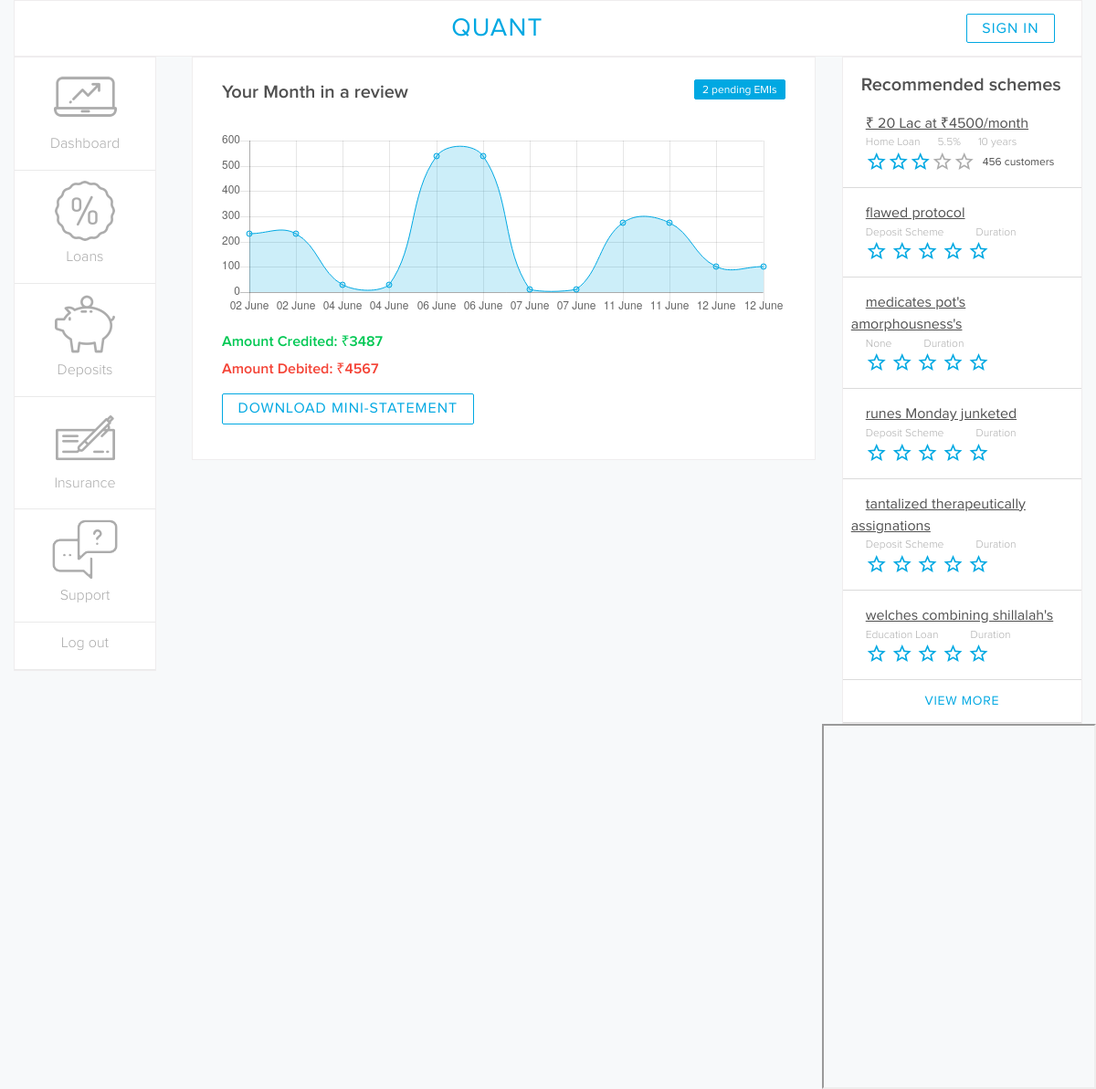
Page /customer/dashboard on the committed database.
### models.py (models this page shows, shortened)
class Review(db.Model):
    __tablename__ = "review"
    id = db.Column(db.Integer, primary_key=True, autoincrement=True)
    created_at = db.Column(db.DateTime, default=datetime.now())
    userid = db.Column(db.Integer, db.ForeignKey('user.id'))
    productid = db.Column(db.String(2), db.ForeignKey('product.id'))
    rating = db.Column(db.Integer, nullable=False)
    title = db.Column(db.String(100), nullable=False)
    comment = db.Column(db.String(500))
    user = relationship("User")
    product = relationship("Product")
    __table_args__ = (
        sqlalchemy.UniqueConstraint("userid", "productid", name="unique_review"),
    )
    @property
    def stars(self):
        return round(float(self.rating))

class Product(db.Model):
    __tablename__ = "product"
    id = db.Column(db.Integer, primary_key=True, autoincrement=True)
    name = db.Column(db.String(50), nullable=False)
    category = db.Column(db.Integer, nullable=False)
    @property
    def product_category(self):
        if self.category == ProductEnum.homeloan.value:
            return "Home Loan"
        elif self.category == ProductEnum.eduloan.value:
            return "Education Loan"
        elif self.category == ProductEnum.deposit_1.value:
            return "Deposit Scheme"

### __init__.py (the view)
@app.route("/customer")
@app.route("/customer/dashboard")
def customer_dashboard():
    start_time = datetime.strptime("01-06-2017", "%d-%m-%Y")
    end_time = datetime.now()
    transactions = Transaction.query.filter(Transaction.timestamp > start_time, Transaction.timestamp < end_time) \
                                    .order_by(sqlalchemy.asc(Transaction.timestamp)) \
                                    .all()
    labels = [trans.timestamp.strftime("%d %B") for trans in transactions]
    dataset = [trans.amount for trans in transactions]
    top_reviews = Review.query.order_by(sqlalchemy.desc(Review.rating)).limit(5).all()
    return render_template("dashboard.html", labels=labels, dataset=dataset, top_reviews=top_reviews)

### templates/dashboard.html (shortened to what this page needs)
{% extends 'customer_base.html' %}
{% block main_content %}
<div class="col-sm-7" id="userstats">
    <h2>Your Month in a review<button>2 pending EMIs </button></h2>
    <div id="expensediv">
        <canvas id="expenses"></canvas>
        <script>
        window.onload = () => {
            var ctx = document.getElementById("expenses").getContext('2d');
            var myChart = new Chart(ctx, {
                type: 'line',
                data: {
                    labels: {{ labels|tojson }},
                    datasets: [{
                        data: {{ dataset|tojson }},
                        backgroundColor: [
                            'rgba(0, 168, 226, 0.2)'
                        ],
                        borderColor: [
                            'rgba(0, 168, 226,1)'
                        ],
                        borderWidth: 1
                    }]
                },
                options: {
                    scales: {
                        yAxes: [{
                            ticks: {
                                beginAtZero:true
                            }
                        }]
                    },
                    responsive: true, maintainAspectRatio: false,legend:{
                        display:false
                    }
                }
            });
        }
        </script>
    </div>
    <div>
        <div id="credit"><p>Amount Credited: ₹3487</p></div>
        <div id="debit">Amount Debited: ₹4567</div>
    </div>
    <button class="quant-btn">Download mini-statement</button>
</div>
{% endblock %}
{% block right_column %}
<div class="col-sm-3" id="trendingmaster">
    <div id="trending">
        <p>Recommended schemes</p>
        <div class="schemecard">
            <a id="name">₹ 20 Lac at ₹4500/month</a>
            <p id="sub">
                <span>Home Loan</span>
                <span>5.5%</span>
                <span>10 years</span>
            </p>
            <div id="stars"><i class="material-icons given">star_border</i><i class="material-icons given">star_border</i><i class="material-icons given">star_border</i><i class="material-icons ngiven">star_border</i><i class="material-icons ngiven">star_border</i><span>456 customers</span></div>
        </div>
        {% for rev in top_reviews %}
        <div class="schemecard">
            <a href="/product/{{ rev.product.id }}" id="name">{{ rev.product.name }}</a>
            <p id="sub">
                <span>{{rev.product.product_category}}</span>
                <span>Duration</span>
            </p>
            <div id="stars">
                {% for i in range(rev.stars) %}
                    <i class="material-icons given">star_border</i>
                {% endfor %}
            </div>
        </div>
        {% endfor %}
        <div class="schemecard">
            <a href="#" id="more">View more</a>
        </div>
    </div>
</div>
{% endblock %}
{% block static_files %}
<link rel="stylesheet" href={{ url_for('static', filename="bootstrap.min.css") }}>
<link rel="stylesheet" href={{ url_for('static', filename="index.css") }} >
{% endblock %}

### templates/customer_base.html (shortened to what this page needs)
<!DOCTYPE html>
<html lang="en">
<head>
</head>
<body>
    <div class="container">
        <div class="row">
            <div class="col-xs-12" id="navbar"><a id="logo-link" href="/customer">Quant</a><button id="signin" class="quant-btn">Sign In</button></div>
        </div>
        <div class="row">
            <div class="col-sm-2" id="sidenavmaster">
                <div id="sidenav">
                    <a href="/customer/dashboard">
                        <div class="option"><img src={{ url_for("static", filename="icons/dashboard-inactive.png") }}>
                            <p>Dashboard</p>
                        </div>
                    </a>
                    <a href="/customer/loans">
                        <div class="option"><img src={{ url_for("static", filename="icons/loan-inactive.png") }}>
                            <p>Loans</p>
                        </div>
                    </a>
                    <a href="/customer/deposits">
                        <div class="option"><img src={{ url_for("static", filename="icons/deposit-inactive.png") }}>
                            <p>Deposits</p>
                        </div>
                    </a>
                    <a href="/customer/insurance">
                        <div class="option"><img src={{ url_for("static", filename="icons/insurance-inactive.png") }}>
                            <p>Insurance</p>
                        </div>
                    </a>
                    <a href="/customer/support">
                        <div class="option"><img src={{ url_for("static", filename="icons/support-inactive.png") }}>
                            <p>Support</p>
                        </div>
                    </a>
                    <div class="option">
                        <p>Log out</p>
                    </div>
                </div>
            </div>
            {% block main_content %} {% endblock %}
            {% block right_column %} {% endblock %}
        <div class="row">
                <iframe
                        width="300"
                        height="400"
                        src="https://console.api.ai/api-client/demo/embedded/f7b8a356-5f41-4845-8447-b22a684ffd46"
                        align = "right">
                        </iframe>
        </div>
    </div>
</body>
</html>
{% block static_files %} {% endblock %}

### static/index.css (style rules this page uses)
:root { --sapphire-blue: #00A8E2; }
body { background-color: #F7F9FA; }
p { margin: 0; }
#navbar { height: 62px; background: #FFFFFF; border: 1px solid #EFEDEE; }
#logo-link { text-align: center; line-height: 28px; margin: 16px auto; font-family: ProximaNova-Regular; font-size: 28px; color: #00A8E2; letter-spacing: 1.17px; text-transform: uppercase; transition-property: all; transition-duration: 0.2s; transition-timing-function: ease-out; }
.quant-btn { margin: 14px 14px 14px 0px; padding: 8px 16.5px; font-family: ProximaNova-Regular; font-size: 16px; color: #00A8E2; text-transform: uppercase; letter-spacing: 1px; background: #FFFFFF; border: 1px solid #00A8E2; transition-property: all; transition-duration: 0.2s; transition-timing-function: ease-out; border-radius: 2px; line-height: 16px; }
#navbar { display: flex; justify-content: flex-end; }
#sidenavmaster { padding: 0; }
#sidenav { width: 80%; background: #FFFFFF; border: 1px solid #EFEDEE; }
.option { display: flex; flex-direction: column; align-items: center; padding: 8px; border-bottom: 1px solid #EAEAEA; }
.option>p { font-family: ProximaNova-Light; font-size: 16px; color: #AAAAAA; margin-top: 4px; margin-bottom: 8px; }
.option>img { height: 72px; transition-property: all; transition-duration: 0.2s; transition-timing-function: ease-out; }
#trendingmaster { padding: 0; }
#trending { width: 90%; float: right; background: #FFFFFF; border: 1px solid #EFEDEE; }
#trending>p { font-family: ProximaNova-Semibold; font-size: 20px; color: #505050; padding: 16px 0px 0px 20px; }
.schemecard { background-color: white; border-bottom: 1px solid #DBDBDB; padding: 16px 9px; }
.schemecard>#name { font-family: ProximaNova-Regular; font-size: 16px; color: #505050; letter-spacing: 0; text-decoration: underline; cursor: pointer; margin-left: 16px; transition-property: all; transition-duration: 0.1s; transition-timing-function: ease-out; }
.schemecard>#sub { font-family: ProximaNova-Light; font-size: 12px; color: #ACACAC; margin-left: 16px; }
#sub>span { margin-right: 16px; }
#stars { margin-left: 16px; }
#stars>span { font-family: ProximaNova-Regular; font-size: 12px; color: #505050; padding-left: 8px; }
.given { color: #00A8E2; }
.ngiven { color: #ACACAC; }
.material-icons { vertical-align: middle; }
.schemecard>#more { font-family: ProximaNova-Regular; font-size: 14px; color: #00A8E2; letter-spacing: 0.75px; text-align: center; text-transform: uppercase; line-height: 14px; display: flex; justify-content: center; transition-property: all; transition-duration: 0.1s; transition-timing-function: ease-out; }
#userstats { background: #FFFFFF; border: 1px solid #EFEDEE; padding: 24px 32px; margin-bottom: 24px; }
#userstats>h2 { font-weight: normal; font-family: ProximaNova-Semibold; font-size: 20px; color: #505050; margin: 0; padding: 0; margin-bottom: 8px; }
#expensediv { margin-top: 32px; height: 200px; }
#credit>p { font-weight: normal; font-family: ProximaNova-Semibold; font-size: 16px; color: #00C853; padding-top: 16px; }
#debit { font-weight: normal; font-family: ProximaNova-Semibold; font-size: 16px; color: #F44336; padding-top: 8px; }
#userstats>h2>button { float: right; padding: 4px 8px; font-family: ProximaNova-Regular; font-size: 12px; color: white; background-color: #00A8E2; border: 1px solid #00A8E2; transition-property: all; transition-duration: 0.2s; transition-timing-function: ease-out; border-radius: 2px; line-height: 12px; }

### rows in the picture
Review: product.name "flawed protocol", product.product_category "Deposit Scheme", rating 5 (drawn)
Review: product.name "medicates pot's amorphousness's", product.product_category "None", rating 5 (drawn)
Review: product.name "runes Monday junketed", product.product_category "Deposit Scheme", rating 5 (drawn)
Review: product.name "tantalized therapeutically assignations", product.product_category "Deposit Scheme", rating 5 (drawn)
Review: product.name "welches combining shillalah's", product.product_category "Education Loan", rating 5 (drawn)

### other values in the picture
chart data {{ dataset|tojson }} [230, 230, 30, 30, 540, 540, 10, 10, 276, 276, 100, 100]
